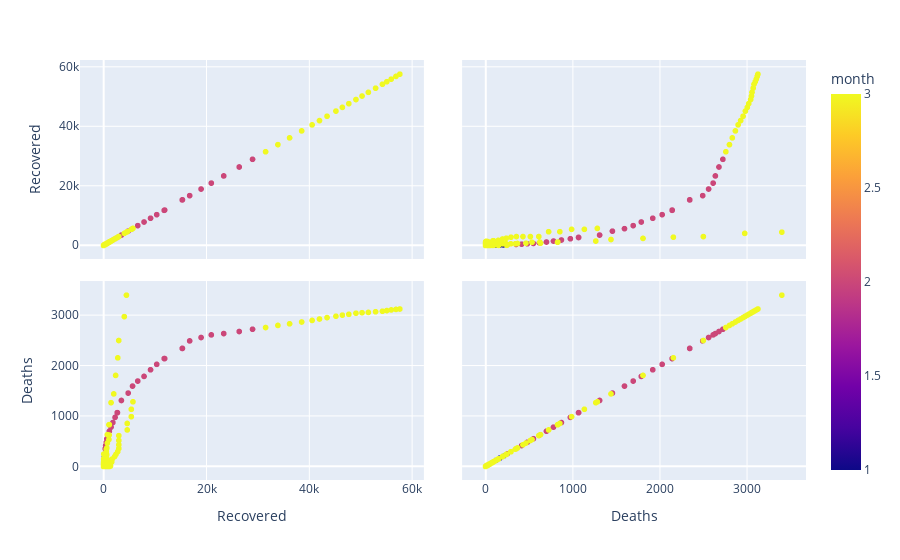

Here is the notebook cell this chart was saved with:
### Code cell
fig = px.scatter_matrix(coronaVirus_df, dimensions=["Recovered", "Deaths"], color="month")
fig.show()

### Figure 1 — Plotly figure (JSON) as saved in the notebook; plotly's stock layout.template omitted (floating-point values rounded to 4 significant figures; data arrays with more than 128 entries replaced by an {"elided": "..."} marker saying what was removed)
{"data": [{"dimensions": [{"axis": {"matches": true}, "label": "Recovered", "values": {"elided": "7014 int values"}}, {"axis": {"matches": true}, "label": "Deaths", "values": {"elided": "7014 int values"}}], "hoverlabel": {"namelength": 0}, "hovertemplate": "%{xaxis.title.text}=%{x}<br>%{yaxis.title.text}=%{y}<br>month=%{marker.color}", "legendgroup": "", "marker": {"color": {"elided": "7014 int values"}, "coloraxis": "coloraxis", "symbol": "circle"}, "name": "", "showlegend": false, "type": "splom"}], "layout": {"coloraxis": {"colorbar": {"title": {"text": "month"}}, "colorscale": [[0, "#0d0887"], [0.1111, "#46039f"], [0.2222, "#7201a8"], [0.3333, "#9c179e"], [0.4444, "#bd3786"], [0.5556, "#d8576b"], [0.6667, "#ed7953"], [0.7778, "#fb9f3a"], [0.8889, "#fdca26"], [1, "#f0f921"]]}, "dragmode": "select", "legend": {"tracegroupgap": 0}, "margin": {"t": 60}}}
